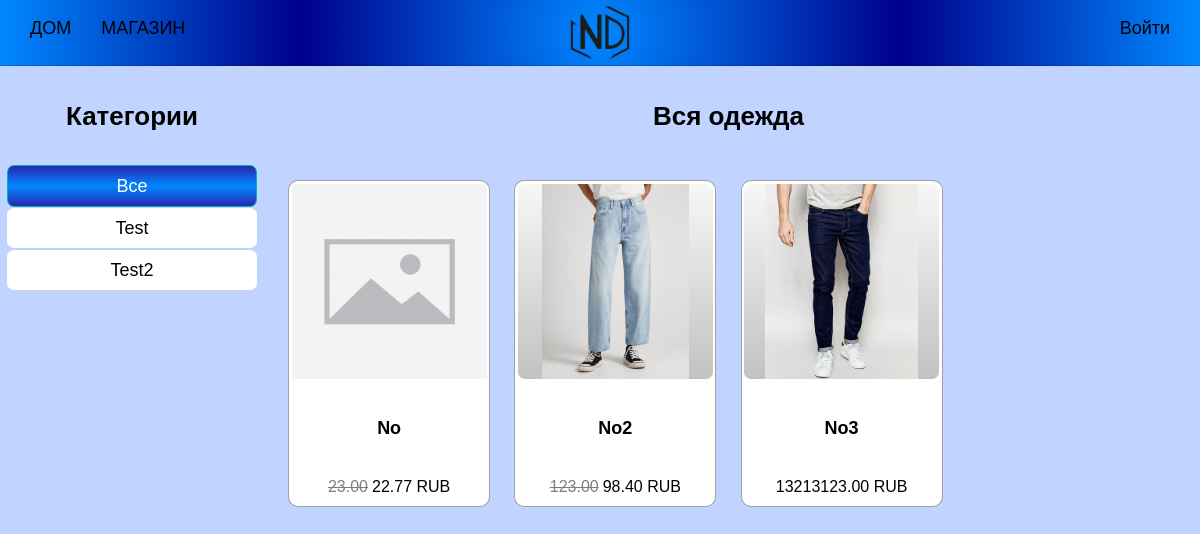
/shop/, run on an earlier commit of the app's database.
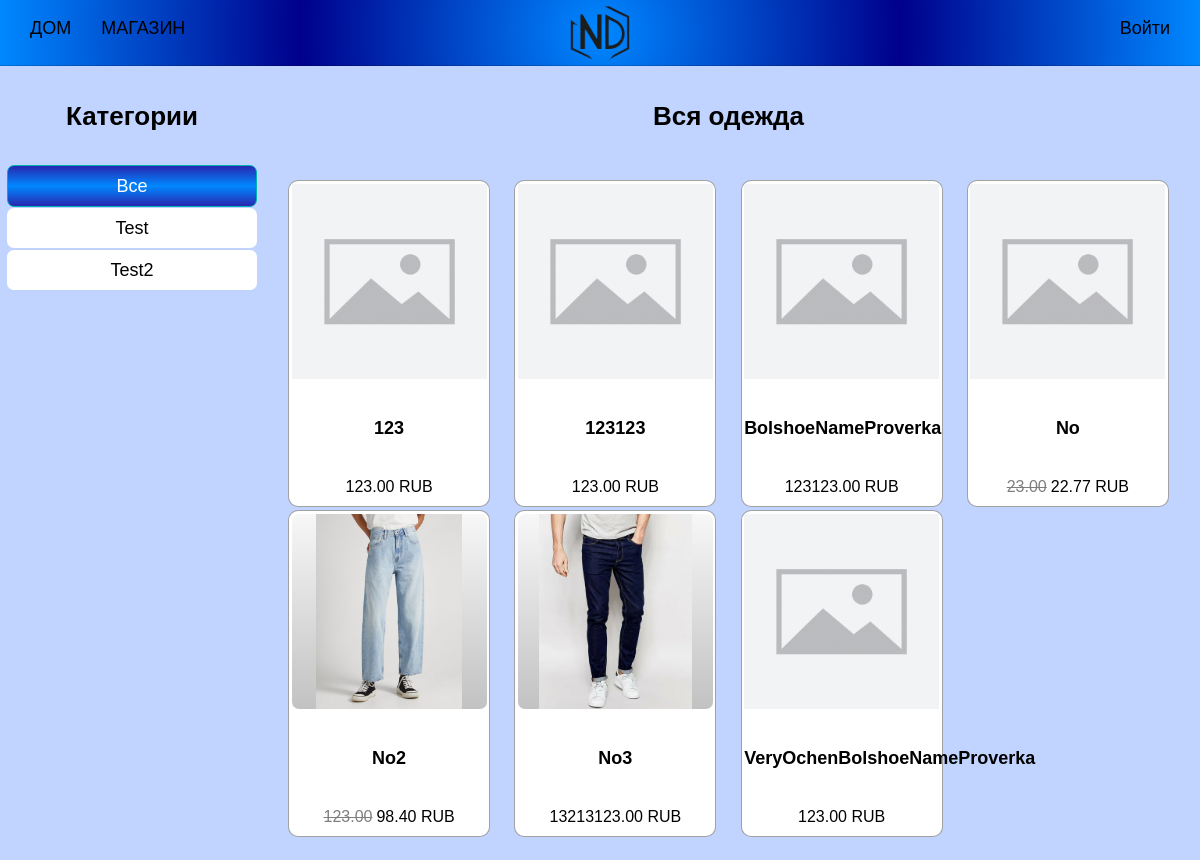
And on a later commit of the database.
### main/models.py (models this page shows, shortened)
class Category(models.Model):
    name  = models.CharField(max_length=20, unique=True)
    slug = models.SlugField(max_length=20, unique=True)
    class Meta:
        ordering = ['name']
        indexes = [models.Index(fields=['name'])]
        verbose_name = 'Category'
        verbose_name_plural = 'Categories'
    def get_absolute_url(self):
        return reverse('main:product_list_by_category', args=[self.slug])

class Product(models.Model):
    category = models.ForeignKey(Category, related_name='products',
                                 on_delete=models.PROTECT)
    name = models.CharField(max_length=50)
    slug = models.SlugField(max_length=50)
    image = models.ImageField(upload_to='products/%Y/%m/%d', blank=True)
    description = models.TextField(blank=True)
    gender = models.CharField(max_length=10, choices=GENDER, default='Женский')
    size = models.IntegerField(max_length=10, default=30)
    price = models.DecimalField(max_digits=10, decimal_places=2)
    available = models.BooleanField(default=True)
    created = models.DateTimeField(auto_now_add=True)
    updated = models.DateTimeField(auto_now=True)
    discount = models.DecimalField(default=0.00, max_digits=5,
                                   decimal_places=2)
    class Meta:
        ordering = ['name']
        indexes = [models.Index(fields=['id', 'slug']),
                   models.Index(fields=['name']),
                   models.Index(fields=['-created'])]
    def get_absolute_url(self):
        return reverse('main:product_detail', args=[self.slug])
    def sell_price(self):
        if self.discount:
            return round(self.price-self.price*self.discount/100, 2)
        return self.price

### main/views.py (the view)
# urls.py: path('shop/', views.product_list, name='product_list'),
def product_list(request, gender=None, category_slug=None):
    page = request.GET.get('page', 1)
    category = None
    categories = Category.objects.all()
    products = Product.objects.filter(available=True)
    if gender:
        products = products.filter(gender=gender)
    if category_slug:
        category = get_object_or_404(Category, slug=category_slug)
        products = products.filter(category=category)
    paginator = Paginator(products, 10)
    current_page = paginator.page(int(page))
    return render(request, 'main/product/list.html',
                  {'category':category,
                   'categories':categories,
                   'products':current_page,
                   'slug_url':category_slug,
                   'gender':gender})

### cart/context_processors.py (called while the page is built)
def cart(request):
    return {'cart': Cart(request)}

### main/templates/main/product/list.html (shortened to what this page needs)
{% extends 'main/base.html' %}
{% load static %}
{% block content %}
    <div class="llist">
        <div class="sidebar">
            <h4>Категории</h4>
            <ul>
                <li>
                    <a href="{% if gender == 'Женский' %}{% url 'main:product_list_women' %}
                    {% elif gender == 'Мужской' %}{% url 'main:product_list_men' %}
                    {% else %}{% url 'main:product_list' %}{% endif %}">
                        <div {% if not category %}class="selected"{% endif %}>
                            {% if gender == 'Женский' %}<h6>Женская одежда</h6>
                            {% elif gender == 'Мужской' %}<h6>Мужская одежда</h6>
                            {% else %}<h6>Все</h6>
                            {% endif %}
                        </div>
                    </a>
                </li>
                {% for c in categories %}
                    <li>
                        <a href="{% if gender == 'Женский' %}{{ c.get_women_url }}
                        {% elif gender == 'Мужской' %}{{ c.get_men_url }}
                        {% else %}{{ c.get_absolute_url }}{% endif %}">
                            <div {% if category.slug == c.slug %}class="selected"{% endif %}><h6>{{ c.name }}</h6></div>
                        </a>
                    </li>
                {% endfor %}
            </ul>
        </div>
        <div class="main">
            <div class="main-title">
                {% if category %}<h4>{{ category.name }}</h4>{% else %}<h4>Вся одежда</h4>{% endif %}
            </div>
            <div class="product-list">
                <div class="items">
                    {% for product in products %}
                        <div class="item">
                            <a href="{{ product.get_absolute_url }}" class="item-card">
                                <div class="div-img">
                                    <img src="{% if product.image %}{{ product.image.url }}{% else %}{% static 'img/no_image.png' %}{% endif %}" alt="" class="card-img">
                                </div>
                                <h5 class="title-card">{{ product.name }}</h5>
                                {% if product.discount %}
                                    <div class="cart_discount">
                                        <p class="line">{{ product.price }}</p>
                                        <p>{{ product.sell_price }} RUB</p>
                                    </div>
                                {% else %}
                                    <p class="price">{{ product.price }} RUB</p>
                                {% endif %}
                            </a>
                        </div>
                    {% endfor %}
                </div>
            </div>
        </div>
    </div>
{% endblock content %}

### main/templates/main/base.html (shortened to what this page needs)
{%load static %}
<!DOCTYPE html>
<html lang="ru">
<head>
    <link rel="stylesheet" href="{% static 'css/base.css' %}">
</head>
<body>
    <header>
        <div class="header-logo">
            <a href="/"><img src="{% static 'img/logo.png' %}" alt="" class="main-logo"></a>
        </div>
        <div class="header-div">
            <nav class="header-nav">
                <ul class="header-list">
                    <li>
                        <a href="/" class="nav-a">Дом</a>
                    </li>
                    <li>
                        <a href="/shop" class="nav-a">Магазин</a>
                    </li>
                </ul>
            </nav>
            <div class="header-profile">
                <a href="/admin" class="login-button">Войти</a>
            </div>
        </div>
    </header>
    <div class="container">
        {% block content %}
        {% endblock content %}
    </div>
    <footer>
</footer>
</body>
</html>

### main/static/css/base.css (style rules this page uses)
:root { --box-shadow: 0 0 20px rgb(0, 255, 255); --text-shadow: 0 0 10px rgb(0, 255, 255); --gradient-logo: radial-gradient(circle,rgba(0, 136, 255, 1) 0%, rgb(0, 0, 139) 50%, rgba(0, 136, 255, 1) 100%); --gradient-c: linear-gradient(180deg,rgba(40, 40, 176, 1) 0%, rgba(0, 136, 255, 1) 50%, rgba(40, 40, 176, 1) 100%); }
h4 { font-size: 26px; }
h5 { font-size: 18px; font-weight: 600; }
h6 { font-size: 18px; font-weight: 500; }
body { background-color: rgb(193, 212, 255); margin: 0; padding: 0; font-family:'Lucida Sans', 'Lucida Sans Regular', 'Lucida Grande', 'Lucida Sans Unicode', Geneva, Verdana, sans-serif; font-size: 18px; }
ul { list-style: none; padding: 0; }
a { text-decoration: none; color: black; }
.container { box-sizing: border-box; max-width: 1600px; margin: 0 auto; }
header { background-image: var(--gradient-logo); position: sticky; top: 0; height: 65px; border-bottom: 1px solid rgba(0, 0, 0, 0.178); z-index: 1; }
footer { position: fixed; display: flex; bottom: 0; height: 40px; right: 0%; padding: 5px; }
.header-div { display: flex; justify-content: space-between; align-items: center; position: relative; margin: 0 auto; padding: 0 30px; }
.header-logo { position: absolute; left: 50%; top: 50%; transform: translate(-50%, -50%); height: 60px; z-index: 2; }
.main-logo { height: 60px; }
.header-list { display: flex; column-gap: 30px; text-transform: uppercase; }
.items { display: grid; grid-template-columns: repeat(auto-fill, minmax(205px, 1fr)); grid-auto-rows: 330px; justify-items: center; align-items: center; overflow-y: auto; overflow-x: hidden; padding: 12px; box-sizing: border-box; max-height: calc(100vh - 176px); scrollbar-width: thin; }
.item { width: 200px; height: 325px; border: 1px solid rgba(0, 0, 0, 0.37); border-radius: 10px; transition: all 0.2s linear; background-color: white; }
.item-card { display: flex; flex-direction: column; justify-content: space-between ; align-items: center; width: 200px; height: 325px; border-radius: 10px; }
.div-img { position: relative; display: flex; justify-content: center; align-items: center; width: 195px; height: 195px; margin-top: 3px; border-radius: 7px; background-image: linear-gradient(180deg, rgba(247, 247, 247, 1) 0%, rgb(194, 194, 194) 100%); z-index: 0; }
.card-img { position: absolute; width: auto; height: 195px; }
.title-card { margin: 35px 0 0 0; max-width: 195px; }
.price { font-size: 16px; padding: 0; margin: 0; margin: 35px 0 10px 0; max-width: 195px; }
.cart_discount { display: flex; gap: 4px; margin: 35px 0 10px 0; max-width: 195px; }
.cart_discount p { font-size: 16px; padding: 0; margin: 0; }
.line { opacity: 0.5; text-decoration: line-through; }
.llist { display: flex; box-sizing: border-box; max-width: 1600px; margin: 0 7px; gap: 7px; overflow: hidden; }
.main { display: flex; text-align: center; flex-direction: column; width: 100%; }
.sidebar { width: 250px; display: flex; text-align: center; align-items: center; flex-direction: column; }
.sidebar ul { display: flex; flex-direction: column; justify-content: center; align-items: center; width: 250px; margin: 0 auto; row-gap: 2px; }
.sidebar ul li { background-color: #fff; height: 40px; width: 250px; border-radius: 7px; z-index: 0; }
.sidebar ul li a { display: flex; justify-content: center; align-items: center; height: 40px; width: 250px; border-radius: 7px; }
.sidebar ul li a h6 { margin: 0; padding: 0; }
.selected { color: white; display: flex; height: 40px; width: 250px; justify-content: center; align-items: center; border: 1px solid rgb(0, 180, 180); background-image: var(--gradient-c); border-radius: 7px; }

What changed in the data, as far as the page shows it:
added Product: name "123", price "123.00"
added Product: name "123123", price "123.00"
added Product: name "BolshoeNameProverka", price "123123.00"
added Product: name "VeryOchenBolshoeNameProverka", price "123.00"
